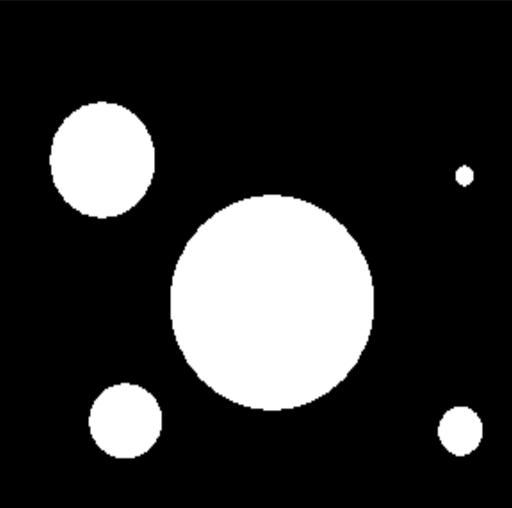
#> input picture bin_img2.png, 1024 x 1016 px, given in place of bin_img.png, which was not available (shown at 1/2 size)
$ python hausdorff.py
#> lines starting #> are read from the running program, lines starting #| are printed output that depends on the picture; after the words box and inside, x2 and y2 are one past the last pixel; in counts of white or black regions, pixels touching at a corner belong together; long printed decimals are rounded; pictures that were not available may be replaced by others from this repository, and a replacement may not be noted
import numpy as np
from scipy.ndimage import distance_transform_edt
from PIL import Image

image = Image.open('bin_img.png').convert('L')
image = image.point(lambda p: 255 if p<255 else 0)
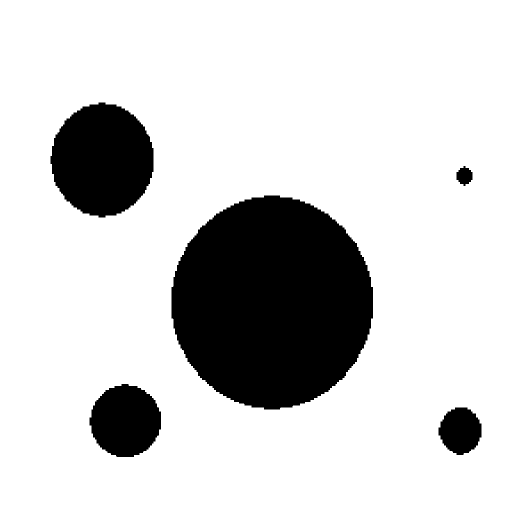
#> image: PIL image 1024x1016 L (shown at 1/2 size); 81.4% white; 5 black regions, box (x1, y1, x2, y2) and area: (343, 391, 746, 819) 134107, (101, 205, 307, 435) 36290, (179, 768, 322, 914) 16018, (877, 815, 963, 910) 6134, (913, 332, 945, 372) 888
data = np.asarray(image)
image2 = Image.open('bin_img_extra.png').convert('L')
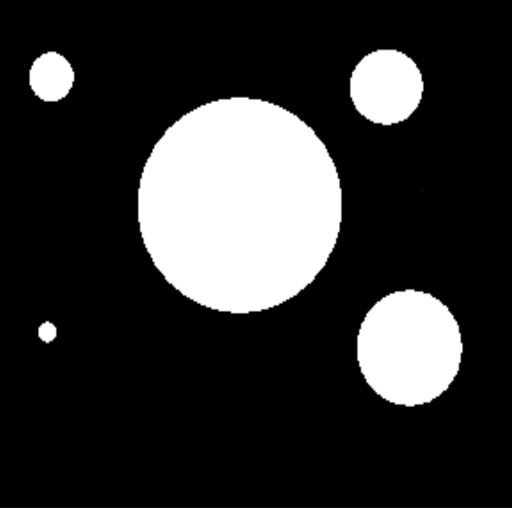
#> input picture bin_img_extra.png, 1024 x 1016 px (shown at 1/2 size)
image2 = image2.point(lambda p: 255 if p<255 else 0)
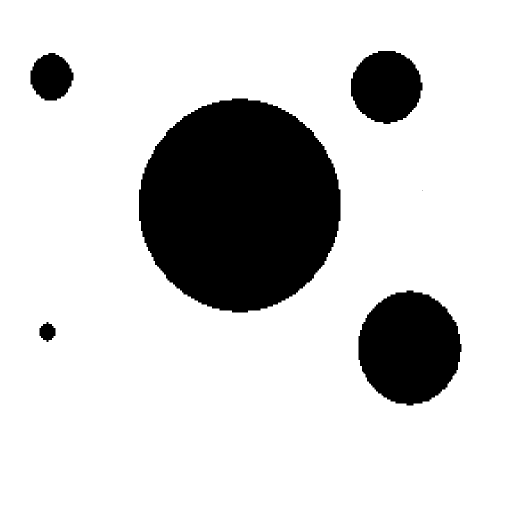
#> image2: PIL image 1024x1016 L (shown at 1/2 size); 81.4% white; 6 black regions (1 under 20 px), largest, box (x1, y1, x2, y2) and area: (278, 197, 681, 625) 134107, (717, 581, 923, 811) 36290, (702, 102, 845, 248) 16018, (61, 106, 147, 201) 6134, (79, 644, 111, 684) 888
data2 = np.asarray(image2)

#na oba obrazky aplikujeme edt
img_transf = distance_transform_edt(data)
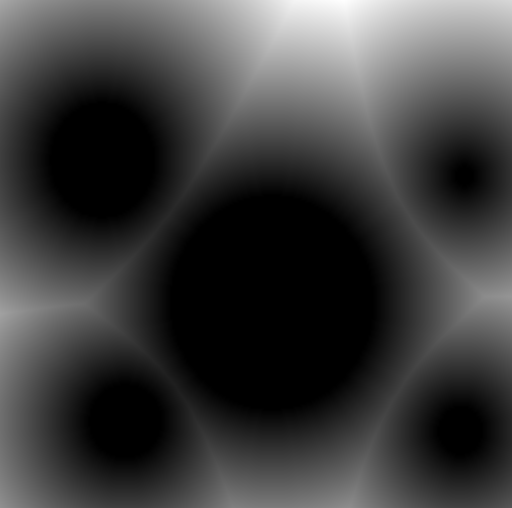
#> img_transf: shape (1016, 1024) float64 (shown at 1/2 size); min 0, max 408.3, mean 97.9; drawn with min black and max white
img_transf2 = distance_transform_edt(data2)
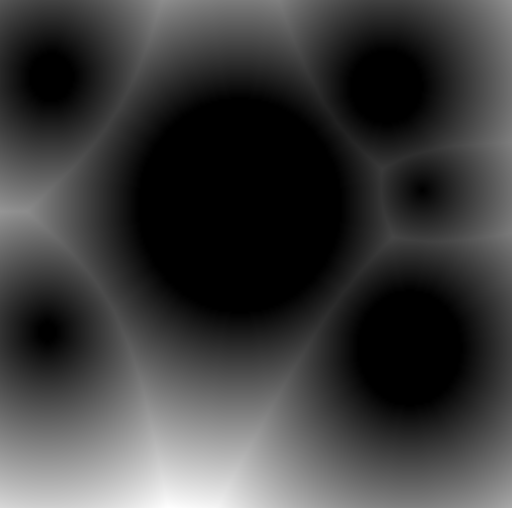
#> img_transf2: shape (1016, 1024) float64 (shown at 1/2 size); min 0, max 408.3, mean 95.2; drawn with min black and max white

#pre kazdy pixel vypocitame rozdiel priradenych dvoch vzdialenosti
final = []
for x in range(len(img_transf)):
    for y in range(len(img_transf[0])):
        final.append(abs(img_transf[x][y] - img_transf2[x][y]))
#> after the loop, final = 1040384 items

#hausdorff je definovany ako max z takych rozdielov
print(max(final))
#| 291.908
